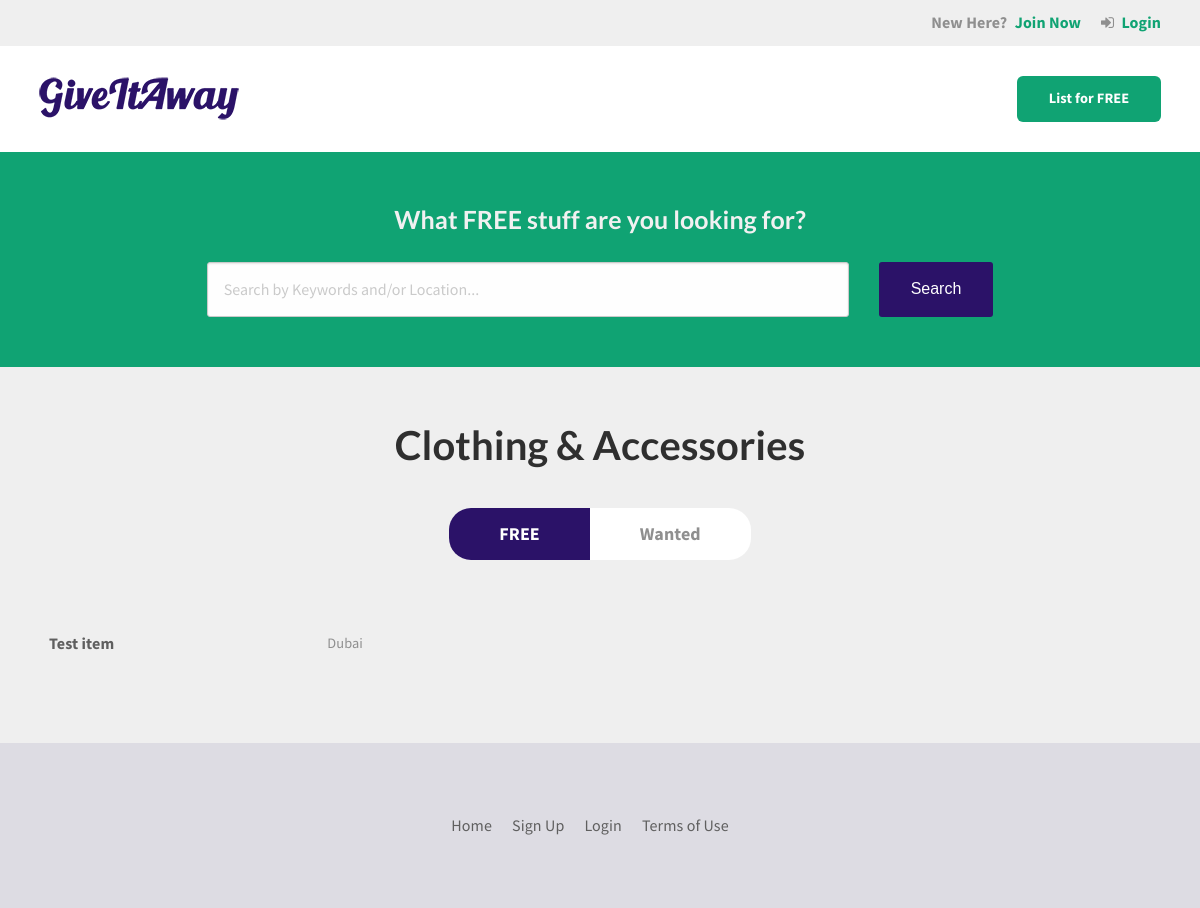
Page /item/category/2/clothing-accessories/ on the committed database.
### items/models.py (models this page shows, shortened)
class Category(models.Model):
    title = models.CharField(max_length=255)
    slug = models.SlugField(max_length=255, unique=True)
    class Meta:
        verbose_name_plural = "categories"
        ordering = ['title',]

class Item(models.Model):
    LOCATION_CHOICES = (
        ('AUH', 'Abu Dhabi'),
        ('AJM', 'Ajman'),
        ('SHJ', 'Sharjah'),
        ('DXB', 'Dubai'),
        ('FUJ', 'Fujairah'),
        ('RAK', 'Ras Al Khaimah'),
        ('UAQ', 'Umm Al Quwain'),
    )
    TYPE_CHOICES = (
        ('free', 'Free (I want to give something away)'),
        ('wanted', 'Wanted (I want to get something)'),
    )
    STATUS_CHOICES = (
        ('available', 'Available'),
        ('completed', 'Completed'),
        ('awaiting', 'Awaiting Pickup'),
        ('onhold', 'On Hold'),
        ('removed', 'Removed'),
    )
    name = models.CharField(max_length=255)
    slug = models.SlugField(max_length=255)
    category = models.ForeignKey(Category, blank=True, null=True)
    other_category = models.CharField(max_length=128, blank=True, default="")
    details = models.TextField(blank=True, default="")
    posted_on = models.DateTimeField(auto_now_add=True)
    user = models.ForeignKey(User, related_name='item_user')
    completed_with = models.ForeignKey(User, blank=True, null=True, related_name='item_completed_with')
    location_detail = models.CharField(max_length=255, blank=True, null=True)
    image1 = CloudinaryField('image', blank=True, null=True, default='')
    image2 = CloudinaryField('image', blank=True, null=True, default='')
    image3 = CloudinaryField('image', blank=True, null=True, default='')
    location = models.CharField(
        max_length=3,
        choices=LOCATION_CHOICES,
        default='DXB',
    )
    post_type = models.CharField(
        max_length=6,
        choices=TYPE_CHOICES,
        default='free',
    )
    status = models.CharField(
        max_length=10,
        choices=STATUS_CHOICES,
        default='available',
    )
    class Meta:
        ordering = ['-posted_on',]

### items/views.py (the view)
# urls.py: url(r'^item/category/(?P<pk>\d+)/(?P<slug>[\w-]+)/$', views.CategoryItemsView.as_view(), name='category_items'),
class CategoryItemsView(ListView):
    model = models.Item
    template_name = "items/category_items.html"
    paginate_by = 12
    def get_queryset(self, *args, **kwargs):
        return  models.Item.objects.filter(category__pk = self.kwargs['pk']).filter(post_type = 'free')
    def get_context_data(self, **kwargs):
        context = super(CategoryItemsView, self).get_context_data(**kwargs)
        category = get_object_or_404(models.Category, pk=self.kwargs['pk'])
        context['category'] = category
        return context

### items/templatetags/item_extras.py (called while the page is built)
@register.inclusion_tag('items/tags/hero_search.html')
def hero_search():
    return

@register.inclusion_tag('items/tags/item_archive.html', takes_context=True)
def item_archive(context):
    return {
        'page_obj': context['page_obj'],
        'item_list': context['item_list'],
        'paginator': context['paginator'],
        'is_paginated': context['is_paginated'],
        'MEDIA_URL': context['MEDIA_URL'],
    }

### items/templates/items/category_items.html (shortened to what this page needs)
{% extends "layout.html" %}
{% load static from staticfiles %}
{% load item_extras %}
{% block content %}
    {% hero_search %}
    <main class="gia-main">
        <div class="gia-archive gia-section">
            <div class="row columns">
                <h2 class="text-center gia-page-heading">{{ category.title }}</h2>
                <div class="gia-archive-header">
                    <div class="gia-archive-header-wrapper">
                        <a href="{% url "items:category_items" pk=category.pk slug=category.slug %}" class="active">FREE</a>
                        <a href="{% url "items:category_items_wanted" pk=category.pk slug=category.slug %}">Wanted</a>
                    </div>
                </div>
            </div>
            {% item_archive %}
        </div>
    </main>
{% endblock %}

### items/templates/items/tags/item_archive.html (shortened to what this page needs)
{% load static from staticfiles %}
{% load cloudinary %}
<div class="row column">
    <div class="gia-archive-items">
        <div class="row align-bottom">
            {% if item_list %}
                {% for item in item_list %}
                    <div class="columns small-12 medium-6 large-4">
                        <div class="gia-archive-item">
                            <div class="row align-middle">
                                <div class="column small-6 medium-12">
                                    <div class="gia-item-body">
                                        <div class="gia-item-name"><a href="{% url 'items:detail' pk=item.pk slug=item.slug %}">{{ item.name }}</a></div>
                                        <span class="gia-item-location">{{ item.get_location_display }}</span>
                                    </div>
                                </div>
                            </div>
                        </div>
                    </div>
                {% endfor %}
            {% else %}
                <div class="columns small-12">
                    <h3 class="gia-section-heading text-center">No Items</h3>
                </div>
            {% endif %}
        </div>
    </div>
</div>

### assets/css/main.css (style rules this page uses)
body { background-color: #fff; font-family: "Source Sans Pro", Arial, serif; font-size: 16px; line-height: 1.6; letter-spacing: 0.006em; color: #5f5f5f; text-rendering: optimizeLegibility; overflow-x: hidden; }
h1, h2, h3, h4, h5, h6 { font-family: "Lato", Arial, sans-serif; font-weight: bold; margin-top: 0px; color: #2f2f2f; }
a { text-decoration: none; outline: none; max-width: 100%; color: #10a373; -webkit-transition: all 0.1s; transition: all 0.1s; }
.gia-section { padding: 70px 0; }
.gia-page-heading { margin-top: 10px; margin-bottom: 35px; }
.gia-archive { background-color: #efefef; padding: 40px 0; }
.gia-archive .gia-item-body { display: -webkit-box; display: -webkit-flex; display: -ms-flexbox; display: flex; padding: 12px 10px; }
.gia-archive .gia-item-name { -webkit-box-flex: 2; -webkit-flex-grow: 2; -ms-flex-positive: 2; flex-grow: 2; padding-right: 15px; line-height: 1.4; }
.gia-archive .gia-item-name a { color: #5f5f5f; font-weight: bold; }
.gia-archive .gia-item-location { font-size: 0.9rem; color: #8f8f8f; }
.gia-archive-header { margin-bottom: 60px; display: -webkit-box; display: -webkit-flex; display: -ms-flexbox; display: flex; -webkit-box-pack: center; -webkit-justify-content: center; -ms-flex-pack: center; justify-content: center; }
.gia-archive-header .gia-archive-header-wrapper { display: -webkit-box; display: -webkit-flex; display: -ms-flexbox; display: flex; -webkit-box-pack: center; -webkit-justify-content: center; -ms-flex-pack: center; justify-content: center; -webkit-box-align: center; -webkit-align-items: center; -ms-flex-align: center; align-items: center; border-radius: 22px; background-color: #fff; }
.gia-archive-header a { padding: 12px 50px; font-size: 18px; color: #8f8f8f; font-weight: bold; }
.gia-archive-header a:first-of-type { border-top-left-radius: 22px; border-bottom-left-radius: 22px; }
.gia-archive-header a:last-of-type { border-top-right-radius: 22px; border-bottom-right-radius: 22px; }
.gia-archive-header a.active { color: #fff; background-color: #2b1268; }
.gia-archive-items { margin-left: -15px; margin-right: -15px; overflow-x: hidden; }
.gia-archive-item { padding: 0 15px; margin-bottom: 35px; }

### rows in the picture
Category: title "Clothing & Accessories"
Item: name "Test item", location "Dubai"
